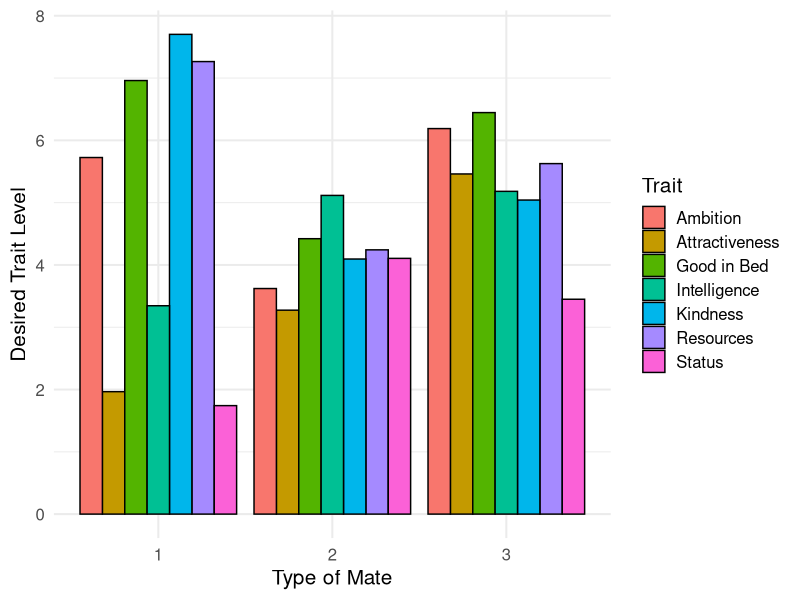
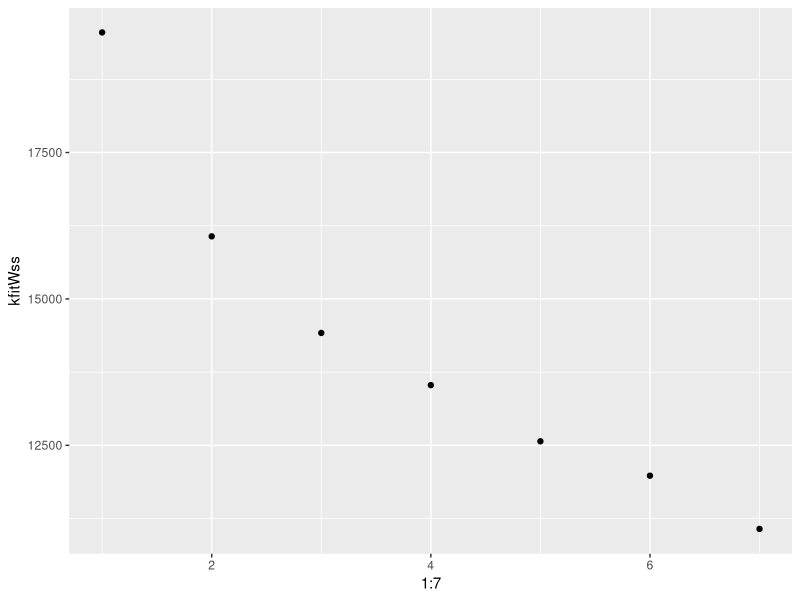

Generate these figures, in order, with R:
#############Polyamorous Mate Preferences -- Budget Allocation: Analysis Script #################
####Ashley J Coventry, Tamsin German, Dan Conroy-Beam########



###load packages 
library(psych) #for scree plot
library(ggplot2) #For generating other plots
library(data.table) #for reshaping data
library(stringr) #for permutation analy data reorganizing

###set seed###
set.seed(112822)


###load data###
data <- read.csv("Human Data/Processed Data/Processed Data20230108 181609.csv")


#Remove NAs ###
#necessary when merging back into the original data frame because kfits is omitting NAs. 

nacheck <- apply(data[,14:27], 1, function(x) sum(is.na(x))>0)
data<- data[!nacheck,]


#excluding people who don't identify as either men or women

data<-data[data$gender<3,]


###reshape data wide --> long and only keep columns relevant for kmeans

#melt function to have two rows (1 for orange, 1 for blue) with each trait rating

longData<-melt(as.data.table(data),id.vars=c("PIN","gender","age"),
               measure.vars=list(c(14,21),
                                 c(15,22),
                                 c(16,23),
                                 c(17,24),
                                 c(18,25),
                                 c(19,26),
                                 c(20,27)))


#Relabel columns

colnames(longData)[4:11]<-c("partner","amb","attract",
                            "intel","sexy","kind",
                            "stat","finPros")


#Relabel partner type values
longData$partner<-as.factor(ifelse(longData$partner==1,"idealBlue","idealOrange"))





###K-Means Cluster Analysis###


#extract kmeans wSs
kfitWss<-sapply(1:7,function(x) kmeans(longData[,5:11],x)$tot.withinss)

#scree plot
screePlot<-qplot(1:7,kfitWss)


##compute differences in within ss across k for k-means clustering
wssDiffs<-diff(kfitWss)


##Add this classification to the original dataframe

longData$kFitab<-kmeans(longData[,5:11],3)$cluster


##Create vectors of preference means for each cluster (without age)
#note: idk how this works instead of the indiv mean calculations we did
clustCenters<-kmeans(longData[,5:11],3)$centers

##Look at gender breakdown by cluster #1 = women, #2 = men
clustGender<-table(longData$gender,longData$kFitab)

##compute variance between trait ratings for each cluster
#to see if maybe one cluster is more well rounded than others
clustVars<-apply(clustCenters,1,var)




###Compute same or diff variable for ideal orange v ideal blue
#do people want both of their ideal partners in the same cluster or in different ones? 

##Transfer partner clusters back to data (since "data" is wide)
data$blueClust<-longData$kFitab[longData$partner=="idealBlue"]
data$orangeClust<-longData$kFitab[longData$partner=="idealOrange"]

##Determine for each participant whether their orange and blue partners are in the same cluster
#same = 1, diff = 0
data$sameOrDiff<-apply(data[,133:134],1,function(x)
  sum(duplicated(x))
)

##get sameOrDiff as function of gender
genderDiff<-table(data$sameOrDiff,data$gender)


##Computing average differentness
avgDiff <- mean(data$sameOrDiff)

###create variable listing cluster of each partner 

data$kFitab<-apply(data[,133:134],1,function(x) paste0(sort(as.numeric(x)),collapse=","))


### CHI SQUARE -- some use Fisher's exact test since some clusters are rare###

#are men and women are choosing combos of partner orange and blue at diff rates?

chisqGender<-chisq.test(table(data$gender,data$kFitab))
#fisherGender <- fisher.test(table(data$gender, data$kFitab))
  #get error with Fisher's test

##do preferences for partner orange predict preferences for partner blue?
chisqClust<-chisq.test(table(data$blueClust, data$orangeClust)) 
#fisherClust <- fisher.test(table(data$blueClust, data$orangeClust))

##raw numbers in each cluster combo by gender
clustComboGender<-table(data$blueClust,data$orangeClust,data$gender)



### PERMUTATIONS ###


##create a vector to store null distribution averages
nullDistAvg <- rep(0,10000)

##for loop to generate data of null dist 
for(a in 1:10000){
  
  aNull<-sample(data$blueClust)
  bNull<-sample(data$orangeClust)
  
  #Compute sameordiff
  sodNull<-ifelse(aNull==bNull, 0, 1)
  
  #Compute and saving average differentness
  nullDistAvg[a]<-mean(sodNull)
  
}



##see whether we are in extremes of null dist (compare output to our avgdiff)
#getting errors now out of the blue -- maybe new update?
nullDistHigh<-quantile(nullDistAvg[1:10000],c(0.975)) 
nullDistLow<-quantile(nullDistAvg[1:10000],c(0.025)) 

#Compute p-value comparing observed sameordiff to null distribution
pValueDiff <- sum(nullDistAvg < avgDiff) /10000 


###How many ideal partners are in each cluster?

##for people who wanted both partners in same cluster
sameClust <- table(data$blueClust[data$sameOrDiff == 0]) 

##for people who wanted partners in different clusters
#don't need to run separately for clusters A and B bc made order arbitrary
diffClust <- table(data$blueClust[data$sameOrDiff ==1])  


###More Chi Squares: proportion of participants with at least 1 partner in specific clusters 

##Create blank columns in dataWide
data$clust1 <- NA #for cluster 1
data$clust2<- NA #for cluster 2
data$clust3 <- NA #for cluster 3


##for loop to fill columns
for(i in 1:NROW(data)){
  ifelse(data$orangeClust[i] == 1 | data$blueClust[i] == 1, data$clust1[i]<-1, data$clust1[i]<-0)
  
}

for(i in 1:NROW(data)){
  ifelse(data$orangeClust[i] == 2 | data$blueClust[i] == 2, data$clust2[i]<-1, data$clust2[i]<-0)
  
}

for(i in 1:NROW(data)){
  ifelse(data$orangeClust[i] == 3 | data$blueClust[i] == 3, data$clust3[i]<-1, data$clust3[i]<-0)
  
}



chisqClust1 <- chisq.test(table(data$gender, data$clust1))
chisqClust2 <- chisq.test(table(data$gender, data$clust2))
chisqClust3 <- chisq.test(table(data$gender, data$clust3))







### Plotting ###

##plot bar graph with each trait mean for each 3 clusters (# clusters depends on scree)
#clusters aren't mapping on in the right order! double check centers with graph after running
meanTrait <- c(clustCenters[1,], clustCenters[2,], clustCenters[3,])
mateType <-c(rep("1", 7), rep("2", 7), rep("3", 7))
trait <- c(rep(c("Attractiveness", "Resources", "Ambition", "Kindness", "Good in Bed", "Status", "Intelligence"), 3))  
plotting <- data.frame(meanTrait, mateType, trait)
kFitPlot <- ggplot(data=plotting, aes(x=mateType, y=meanTrait, fill=trait)) +
  geom_bar(stat="identity", color="black", position=position_dodge())+
  theme_minimal(base_size = 15) + xlab("Type of Mate") + ylab("Desired Trait Level") +
  scale_fill_discrete(name = "Trait")





#######Bisexual Poly Prefs #######

##how many bisexual people are in our sample?
biSamp <- table(data$sex_orient)

##get only bi dataframe
biData <- subset(data, data$sex_orient == 3)

biSampGender <- table(biData$gender) #22 women, 9 men

##get sameOrDiff as function of gender
biGenderDiff<-table(biData$sameOrDiff,biData$gender)


##Computing average differentness
biAvgDiff <- mean(biData$sameOrDiff) ##way higher than reg avg diff

### CHI SQUARE -- some use Fisher's exact test since some clusters are rare###

#are bi men and women are choosing combos of partner orange and blue at diff rates than het folks?

chisqSexOrient <-chisq.test(table(data$sex_orient,data$kFitab)) #error bc size too small
#fisherSexOrient <- fisher.test(table(data$sex_orient, data$kFitab))
#get error with Fisher's test

#are bi men and bi women choosing combos at diff rates

fisherGenderBi <- fisher.test(table(biData$gender, biData$kFitab))



##in bisexual participants, do preferences for partner orange predict preferences for partner blue?
fisherClustBi <- fisher.test(table(biData$blueClust, biData$orangeClust))

##raw numbers in each cluster combo by gender
clustComboGenderBi<-table(biData$blueClust,biData$orangeClust,biData$gender)
